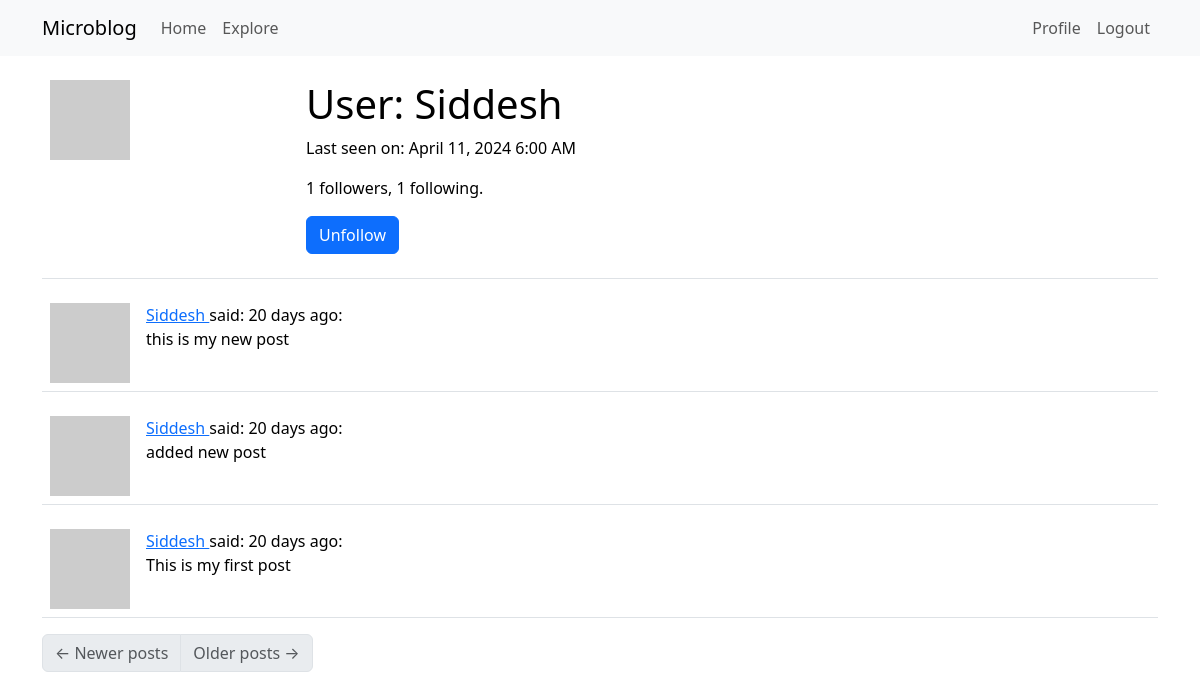
Page /user/Siddesh (signed in) on the committed database.
### app/models.py (models this page shows, shortened)
class User(UserMixin,db.Model):
    id=db.Column(db.Integer,primary_key=True)
    username=db.Column(db.String(64),index=True,unique=True)
    email=db.Column(db.String(120),index=True,unique=True)
    password_hash=db.Column(db.String(128))
    posts=db.relationship('Post',backref='author',lazy='dynamic')
    about_me=db.Column(db.String(140))
    last_seen=db.Column(db.DateTime,default=datetime.now)
    followed=db.relationship(
        'User',secondary=followers,
        primaryjoin=(followers.c.follower_id==id),
        secondaryjoin=(followers.c.followed_id==id),
        backref=db.backref('followers',lazy='dynamic'),lazy='dynamic')
    def avatar(self,size):
        digest=md5(self.email.lower().encode('utf-8')).hexdigest()
        return 'https://www.gravatar.com/avatar/{}?d=identicon&s={}'.format(
        digest, size)
    def is_following(self,user):
        return self.followed.filter(followers.c.followed_id==user.id).count()>0

class Post(db.Model):
    id=db.Column(db.Integer,primary_key=True)
    body=db.Column(db.String(140))
    language=db.Column(db.String(5))
    timestamp=db.Column(db.DateTime,index=True,default=datetime.utcnow)
    user_id=db.Column(db.Integer,db.ForeignKey('user.id'))

### app/main/routes.py (the view)
@bp.route('/user/<username>')
@login_required
def user(username):
    user = User.query.filter_by(username=username).first_or_404()
    page=request.args.get('page',1,type=int)
    posts=user.posts.order_by(Post.timestamp.desc()).paginate(page=page,per_page=current_app.config['POSTS_PER_PAGE'],error_out=False)
    next_url=url_for('main.user',username=username,page=posts.next_num) if posts.has_next else None
    prev_url=url_for('main.user',username=username,page=posts.prev_num) if posts.has_prev else None
    form=EmptyForm()
    return render_template('user.html',user=user,posts=posts,form=form,next_url=next_url,prev_url=prev_url)

### app/main/forms.py
class EmptyForm(FlaskForm):
    submit=SubmitField()

### app/main/routes.py (called while the page is built)
@bp.before_request
def before_request():
    if current_user.is_authenticated:
        current_user.last_seen=datetime.utcnow()
        db.session.commit()
    g.locale=str(get_locale())

### app/models.py (called while the page is built)
@login.user_loader
def load_user(id):
    return User.query.get(int(id))

### app/templates/user.html (shortened to what this page needs)
{% extends "base.html" %}
{% block content %}
    <table class="table table-hover">
        <tr>
            <td width="256px"><img src="{{ user.avatar(256) }}"></td>
            <td>
                <h1>User: {{ user.username }}</h1>
                {% if user.last_seen %}<p>Last seen on: {{ moment(user.last_seen).format('LLL') }}</p>{% endif %}
                <p>{{ user.followers.count() }} followers, {{ user.followed.count() }} following.</p>
                {% if user == current_user %}
                <p><a href="{{ url_for('main.edit_profile') }}">Edit your profile</a></p>
                {% else %}
                <p>
                    <form action="{{ url_for('main.unfollow', username=user.username) }}" method="post">
                        {{ form.submit(value='Unfollow', class_='btn btn-primary') }}
                    </form>
                </p>
                {% endif %}
            </td>
        </tr>
    </table>
    {% for post in posts %}
        {% include '_post.html' %}
    {% endfor %}
    <nav aria-label="Post navigation">
        <ul class="pagination">
            <li class="page-item{% if not prev_url %} disabled{% endif %}">
                <a class="page-link" href="{{ prev_url }}">
                    <span aria-hidden="true">&larr;</span> Newer posts
                </a>
            </li>
            <li class="page-item{% if not next_url %} disabled{% endif %}">
                <a class="page-link" href="{{ next_url }}">
                    Older posts <span aria-hidden="true">&rarr;</span>
                </a>
            </li>
        </ul>
    </nav>
{% endblock %}

### app/templates/base.html (shortened to what this page needs)
<!DOCTYPE html>
<html lang="en">
  <head>
    <link
      href="https://cdn.jsdelivr.net/npm/bootstrap@5.3.2/dist/css/bootstrap.min.css"
      rel="stylesheet"
    />
  </head>
  <body>
    <nav class="navbar navbar-expand-lg bg-body-tertiary">
      <div class="container">
        <a class="navbar-brand" href="{{ url_for('main.index') }}">Microblog</a>
        <div class="collapse navbar-collapse" id="navbarSupportedContent">
          <ul class="navbar-nav me-auto mb-2 mb-lg-0">
            <li class="nav-item">
              <a
                class="nav-link"
                aria-current="page"
                href="{{ url_for('main.index') }}"
                >Home</a
              >
            </li>
            <li class="nav-item">
              <a
                class="nav-link"
                aria-current="page"
                href="{{ url_for('main.explore') }}"
                >Explore</a
              >
            </li>
          </ul>
          <ul class="navbar-nav mb-2 mb-lg-0">
            {% if current_user.is_anonymous %}
            <li class="nav-item">
              <a
                class="nav-link"
                aria-current="page"
                href="{{ url_for('auth.login') }}"
                >Login</a
              >
            </li>
            {% else %}
            <li class="nav-item">
              <a
                class="nav-link"
                aria-current="page"
                href="{{ url_for('main.user', username=current_user.username) }}"
                >Profile</a
              >
            </li>
            <li class="nav-item">
              <a
                class="nav-link"
                aria-current="page"
                href="{{ url_for('auth.logout') }}"
                >Logout</a
              >
            </li>
            {% endif %}
          </ul>
        </div>
      </div>
    </nav>
    <div class="container mt-3">
       {% block content %}{% endblock %}
    </div>
  </body>
</html>

### app/templates/_post.html (shortened to what this page needs)
    <table class="table table-hover">
        <tr>
            <td width="70px">
                <a href="{{ url_for('main.user', username=post.author.username) }}">
                    <img src="{{ post.author.avatar(70) }}" />
                </a>
            </td>
            <td>
                <a href="{{ url_for('main.user', username=post.author.username) }}">
                    {{ post.author.username }}
                </a>
                said: {{moment(post.timestamp).fromNow()}}:
                <br>
                <span id="post{{post.id}}">{{ post.body }}
            </span>
            </td>
        </tr>
    </table>

### rows in the picture
User: username "Siddesh", last_seen "April 11, 2024 6:00 AM"
Post: author.username "Siddesh", timestamp "20 days ago", body "this is my new post"
Post: author.username "Siddesh", timestamp "20 days ago", body "added new post"
Post: author.username "Siddesh", timestamp "20 days ago", body "This is my first post"

### other values in the picture
{{ user.followers.count() }} "1"
{{ user.followed.count() }} "1"
